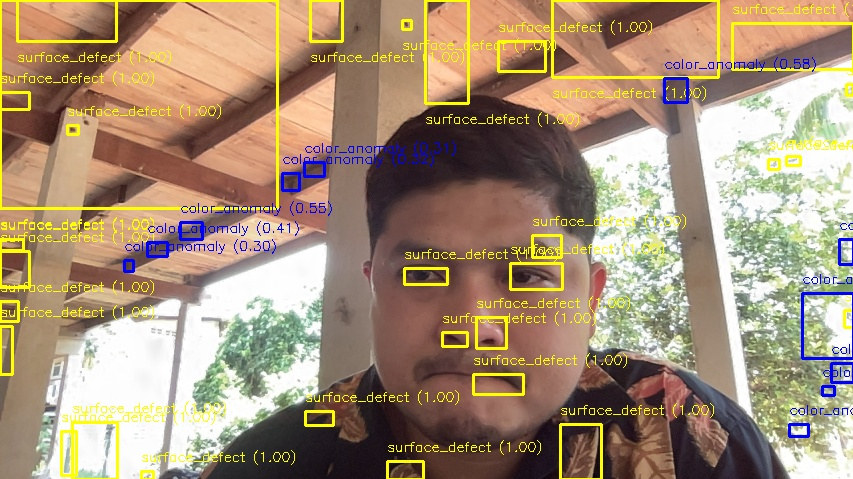
#> input picture defective_images/defect_frame_20260412_114949_912.jpg, 853 x 479 px, given in place of the camera
$ python realtime_defect_detector.py   (older library calls are emulated)
#> lines starting #> are read from the running program, lines starting #| are printed output that depends on the picture; after the words box and inside, x2 and y2 are one past the last pixel; in counts of white or black regions, pixels touching at a corner belong together
"""
Real-time Defect Detection for Paper Roll Inspection
Uses OpenCV-based computer vision techniques (no ML training required).
Detects: dark contamination, bright contamination, surface defects, wrinkles, color anomalies.
"""

import configparser
import csv
import logging
import os
import time
from datetime import datetime

import cv2
import numpy as np

logging.basicConfig(level=logging.INFO, format='%(asctime)s - %(levelname)s - %(message)s')
logger = logging.getLogger(__name__)


class DefectDetector:
    """
    Real-time defect detection for paper roll inspection using OpenCV.
    No ML training required — uses computer vision techniques.

    Returns ALL defects per frame (not just the highest-confidence one),
    and de-duplicates log entries using a per-type cooldown timer.
    """

    DEFECT_TYPES = {
        0: "no_defect",
        1: "dark_contamination",
        2: "bright_contamination",
        3: "surface_defect",
        4: "wrinkle_or_fold",
        5: "color_anomaly",
    }

    # BGR colours for bounding-box overlays
    _DEFECT_COLORS = {
        1: (0,   0,   255),   # red
        2: (0,   165, 255),   # orange
        3: (0,   255, 255),   # yellow
        4: (255, 0,   255),   # magenta
        5: (255, 0,   0),     # blue
    }

    def __init__(self, log_file="defect_log.csv", image_dir="defective_images",
                 config_path="config.ini", save_images: bool = False):
        self.log_file    = log_file
        self.image_dir   = image_dir
        self.save_images = save_images
        self._load_config(config_path)
        self._initialize_logging()
        # Per-type timestamp of last CSV log entry (for cooldown)
        self._last_logged: dict[int, float] = {}

    # ------------------------------------------------------------------
    # Configuration
    # ------------------------------------------------------------------

    def _load_config(self, config_path: str) -> None:
#> in run_realtime_detection, frame is the input picture: shape (479, 853, 3); mean B, G, R 119, 143.8, 165.3
        config = configparser.ConfigParser()
        config.read(config_path)
        sec = "DETECTION_SETTINGS"
        self.DARK_THRESHOLD       = config.getint  (sec, "DARK_THRESHOLD",       fallback=50)
        self.BRIGHT_THRESHOLD     = config.getint  (sec, "BRIGHT_THRESHOLD",     fallback=200)
        self.MIN_DEFECT_AREA      = config.getint  (sec, "MIN_DEFECT_AREA",      fallback=20)
        self.MAX_DEFECT_AREA      = config.getint  (sec, "MAX_DEFECT_AREA",      fallback=5000)
        self.CONFIDENCE_THRESHOLD = config.getfloat(sec, "CONFIDENCE_THRESHOLD", fallback=0.5)
        self.LOG_COOLDOWN_SEC     = config.getfloat(sec, "LOG_COOLDOWN_SEC",     fallback=1.0)

    # ------------------------------------------------------------------
    # Logging / storage initialisation
    # ------------------------------------------------------------------

    def _initialize_logging(self) -> None:
        os.makedirs(self.image_dir, exist_ok=True)
        if not os.path.exists(self.log_file):
            with open(self.log_file, "w", newline="") as f:
                writer = csv.writer(f)
                writer.writerow([
                    "Timestamp", "Defect_Type", "Confidence",
                    "Image_Width", "Image_Height",
                    "X_Coord", "Y_Coord", "Bounding_Box",
                    "Area_Pixels", "Image_Path",
                ])
            logger.info("Created new defect log: %s", self.log_file)

    # ------------------------------------------------------------------
    # Detection methods
    # ------------------------------------------------------------------

    def detect_dark_particles(self, frame_gray: np.ndarray) -> list[dict]:
        """Detect dark foreign particles (contamination, dirt) on paper surface."""
        defects = []
        _, dark_mask = cv2.threshold(
            frame_gray, self.DARK_THRESHOLD, 255, cv2.THRESH_BINARY_INV
        )
#> dark_mask: shape (479, 853); 9.8% white; 299 white regions (225 under 20 px), largest, box (x1, y1, x2, y2) and area: (365, 95, 540, 238) 11784, (207, 367, 489, 479) 11434, (562, 357, 664, 479) 3807
        kernel = cv2.getStructuringElement(cv2.MORPH_ELLIPSE, (3, 3))
        dark_mask = cv2.morphologyEx(dark_mask, cv2.MORPH_OPEN,  kernel, iterations=1)
#> dark_mask: shape (479, 853); 9% white; 72 white regions (30 under 20 px), largest, box (x1, y1, x2, y2) and area: (366, 95, 539, 233) 11517, (207, 369, 488, 479) 11012, (564, 357, 662, 479) 3665
        dark_mask = cv2.morphologyEx(dark_mask, cv2.MORPH_CLOSE, kernel, iterations=1)
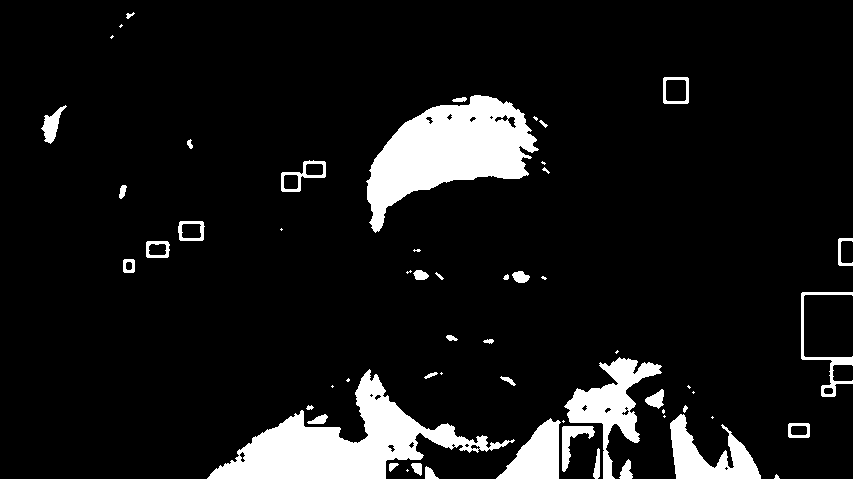
#> dark_mask: shape (479, 853); 9.2% white; 58 white regions (20 under 20 px)

        contours, _ = cv2.findContours(dark_mask, cv2.RETR_EXTERNAL, cv2.CHAIN_APPROX_SIMPLE)
#> contours = 58 contours, 27 with area under 20; largest, box (x1, y1, x2, y2) and area: (366, 95, 539, 233) 11644, (207, 369, 515, 479) 11184, (564, 357, 662, 479) 3692, (670, 414, 761, 479) 2640, (496, 418, 561, 479) 2140
        for contour in contours:
            area = cv2.contourArea(contour)
            if not (self.MIN_DEFECT_AREA < area < self.MAX_DEFECT_AREA):
                continue
            x, y, w, h = cv2.boundingRect(contour)
            roi = frame_gray[y:y+h, x:x+w]
            mean_val = np.mean(roi)
            contrast  = np.std(roi)
            raw_conf = (self.DARK_THRESHOLD - mean_val) / max(1, self.DARK_THRESHOLD) * contrast / 50
            confidence = max(0.0, min(1.0, raw_conf))
            if confidence >= self.CONFIDENCE_THRESHOLD:
                defects.append({
                    "type": 1,
                    "bbox": (x, y, x+w, y+h),
                    "confidence": confidence,
                    "area": area,
                })
#> this loop made 58 passes
#> (area, x, y, w, h, mean_val, contrast, raw_conf) on passes 3, 4, 5, 6, 7, 8, 9, 11: (89, 425, 466, 14, 13, 47.1, 7.36, 0.00853), (82, 411, 463, 11, 13, 45.49, 17.61, 0.0318), (40, 389, 463, 10, 9, 43.16, 28.84, 0.0789), (143.5, 619, 459, 14, 20, 47.9, 8.4, 0.00707), (109, 593, 448, 7, 31, 58.9, 60.08, -0.214), (488, 562, 426, 33, 46, 67.81, 33.35, -0.238), (292, 788, 423, 22, 15, 114.3, 97.31, -2.5), (2140.5, 496, 418, 65, 61, 56.78, 50.56, -0.137)
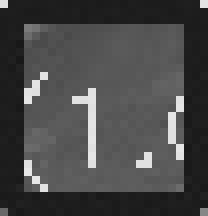
#> roi: shape (27, 26) (shown 8 times larger); min 24, max 231, mean 71.7
#> after the loop, defects = []
        return defects

    def detect_bright_particles(self, frame_gray: np.ndarray) -> list[dict]:
        """Detect bright foreign particles (dust, reflections) on paper surface."""
        defects = []
        _, bright_mask = cv2.threshold(
            frame_gray, self.BRIGHT_THRESHOLD, 255, cv2.THRESH_BINARY
        )
#> bright_mask: shape (479, 853); 24.7% white; 976 white regions (713 under 20 px), largest, box (x1, y1, x2, y2) and area: (32, 243, 327, 479) 31891, (695, 22, 853, 418) 23690, (582, 128, 683, 308) 9565
        kernel = cv2.getStructuringElement(cv2.MORPH_ELLIPSE, (3, 3))
        bright_mask = cv2.morphologyEx(bright_mask, cv2.MORPH_OPEN, kernel, iterations=1)
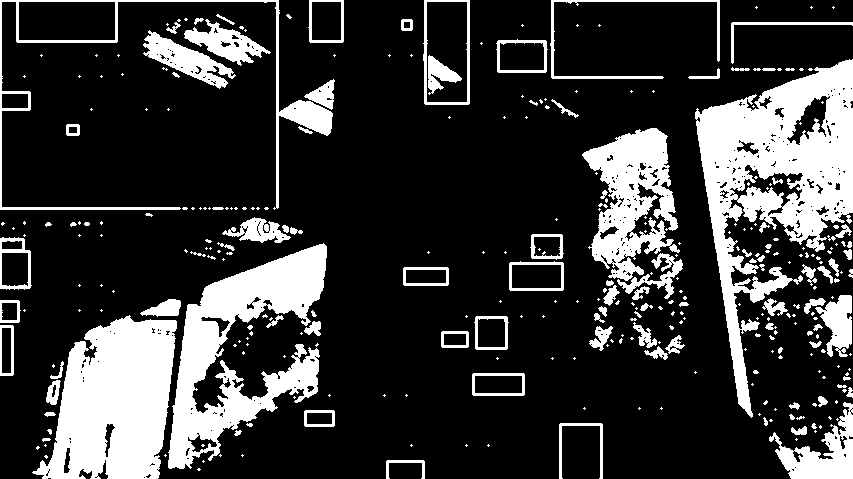
#> bright_mask: shape (479, 853); 21.9% white; 334 white regions (227 under 20 px)

        contours, _ = cv2.findContours(bright_mask, cv2.RETR_EXTERNAL, cv2.CHAIN_APPROX_SIMPLE)
#> contours = 324 contours, 245 with area under 20; largest, box (x1, y1, x2, y2) and area: (695, 59, 853, 418) 23754, (32, 315, 177, 479) 15984, (168, 243, 327, 469) 14627, (582, 128, 680, 281) 7846, (0, 0, 333, 210) 7040
        for contour in contours:
            area = cv2.contourArea(contour)
            if not (self.MIN_DEFECT_AREA < area < self.MAX_DEFECT_AREA):
                continue
            x, y, w, h = cv2.boundingRect(contour)
            roi = frame_gray[y:y+h, x:x+w]
            mean_val = np.mean(roi)
            contrast  = np.std(roi)
            denom = max(1, 255 - self.BRIGHT_THRESHOLD)
            raw_conf = (mean_val - self.BRIGHT_THRESHOLD) / denom * contrast / 50
            confidence = max(0.0, min(1.0, raw_conf))
            if confidence >= self.CONFIDENCE_THRESHOLD:
                defects.append({
                    "type": 2,
                    "bbox": (x, y, x+w, y+h),
                    "confidence": confidence,
                    "area": area,
                })
#> this loop made 324 passes
#> (area, x, y, w, h, mean_val, contrast, raw_conf) on passes 2, 16, 18: (141, 386, 460, 39, 19, 111.9, 82.1, -2.63), (20.5, 234, 430, 8, 6, 208.4, 43.23, 0.131), (76, 791, 426, 16, 9, 220.7, 32.9, 0.248)
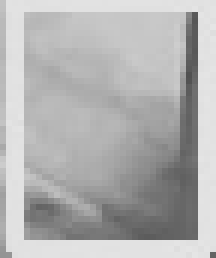
#> roi: shape (43, 36) (shown 6 times larger); min 81, max 229, mean 178
#> after the loop, defects = []
        return defects

    def detect_surface_defects(self, frame_gray: np.ndarray) -> list[dict]:
        """Detect scratches and surface irregularities using Canny edge detection."""
        defects = []
        blurred = cv2.GaussianBlur(frame_gray, (5, 5), 0)
        edges   = cv2.Canny(blurred, 50, 150)
#> edges: shape (479, 853); 11.6% white in thin lines or dots
        kernel  = cv2.getStructuringElement(cv2.MORPH_ELLIPSE, (5, 5))
        edges   = cv2.dilate(edges, kernel, iterations=1)
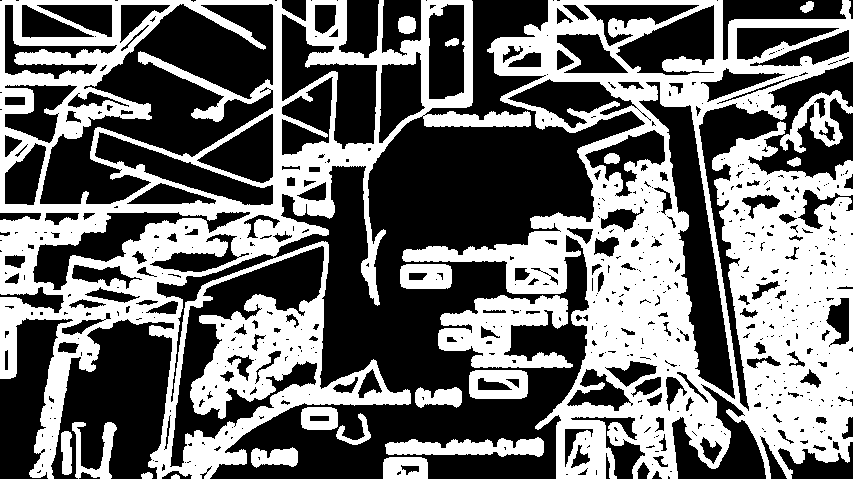
#> edges: shape (479, 853); 43.2% white; 21 white regions

        contours, _ = cv2.findContours(edges, cv2.RETR_EXTERNAL, cv2.CHAIN_APPROX_SIMPLE)
#> contours = 19 contours; largest, box (x1, y1, x2, y2) and area: (0, 0, 531, 479) 145074, (402, 0, 853, 479) 119356, (438, 295, 573, 368) 5622, (385, 437, 544, 457) 1920, (780, 90, 853, 153) 1728
        area_min = self.MIN_DEFECT_AREA * 2
        area_max = self.MAX_DEFECT_AREA * 2
        for contour in contours:
            area = cv2.contourArea(contour)
            if not (area_min < area < area_max):
                continue
            x, y, w, h = cv2.boundingRect(contour)
            aspect_ratio = w / max(1, h)
            if not (0.1 < aspect_ratio < 10):
                continue
            roi_edges  = edges[y:y+h, x:x+w]
            edge_density = np.count_nonzero(roi_edges) / max(1, area)
            confidence = max(0.0, min(1.0, edge_density * 5))
            if confidence >= self.CONFIDENCE_THRESHOLD * 0.7:
                defects.append({
                    "type": 3,
                    "bbox": (x, y, x+w, y+h),
                    "confidence": confidence,
                    "area": area,
                })
#> this loop made 19 passes
#> (area, x, y, w, h, aspect_ratio, edge_density) on passes 2 to 9: (53, 141, 472, 12, 7, 1.71, 1.28), (903, 383, 457, 45, 22, 2.05, 0.951), (651.5, 251, 447, 47, 21, 2.24, 1.09), (1919.5, 385, 437, 159, 20, 7.95, 1.1), (367, 61, 431, 11, 44, 0.25, 1.14), (870, 72, 422, 45, 57, 0.789, 1.17), (288, 336, 413, 35, 32, 1.09, 1.33), (752, 301, 407, 37, 23, 1.61, 0.944)
#> after the loop, defects = 16 items
        return defects

    def detect_wrinkles(self, frame_gray: np.ndarray) -> list[dict]:
        """Detect wrinkles and folds using Laplacian variance."""
        defects = []
        laplacian     = cv2.Laplacian(frame_gray, cv2.CV_64F)
        laplacian_abs = np.absolute(laplacian)
        lap_max       = laplacian_abs.max()
        if lap_max == 0:
            return defects
        laplacian_u8 = np.uint8(laplacian_abs / lap_max * 255)
        _, wrinkle_mask = cv2.threshold(laplacian_u8, 100, 255, cv2.THRESH_BINARY)
        kernel = cv2.getStructuringElement(cv2.MORPH_ELLIPSE, (7, 7))
        wrinkle_mask = cv2.morphologyEx(wrinkle_mask, cv2.MORPH_CLOSE, kernel, iterations=2)

        contours, _ = cv2.findContours(wrinkle_mask, cv2.RETR_EXTERNAL, cv2.CHAIN_APPROX_SIMPLE)
        area_min = self.MIN_DEFECT_AREA * 3
        area_max = self.MAX_DEFECT_AREA * 4
        for contour in contours:
            area = cv2.contourArea(contour)
            if not (area_min < area < area_max):
                continue
            if len(contour) < 5:
                continue
            _, (minor, major), _ = cv2.fitEllipse(contour)
            if major == 0 or (minor / major) >= 0.4:
                continue  # Not elongated enough to be a wrinkle
            x, y, w, h = cv2.boundingRect(contour)
            roi_lap    = laplacian_u8[y:y+h, x:x+w]
            confidence = max(0.0, min(1.0, float(np.mean(roi_lap)) / 255))
            if confidence >= self.CONFIDENCE_THRESHOLD * 0.5:
                defects.append({
                    "type": 4,
                    "bbox": (x, y, x+w, y+h),
                    "confidence": confidence,
                    "area": area,
                })
        return defects

    def detect_color_anomalies(self, frame: np.ndarray) -> list[dict]:
        """Detect colour/shade anomalies using HSV colour space."""
        defects = []
        hsv = cv2.cvtColor(frame, cv2.COLOR_BGR2HSV)
#> hsv: shape (479, 853, 3); mean H, S, V 36.5, 85, 169.3
        _, s, v = cv2.split(hsv)
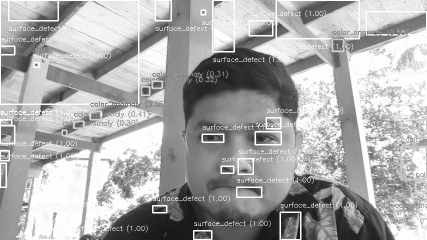
#> v: shape (479, 853) (shown at 1/2 size); min 13, max 255, mean 169.3
        mask_low_sat = cv2.inRange(s, 0,   50)
#> mask_low_sat: shape (479, 853); 27.5% white; 602 white regions (533 under 20 px), largest, box (x1, y1, x2, y2) and area: (524, 70, 853, 479) 56305, (29, 209, 383, 479) 45580, (75, 425, 115, 477) 1868
        mask_low_val = cv2.inRange(v, 0,  100)
#> mask_low_val: shape (479, 853); 17.1% white; 535 white regions (476 under 20 px), largest, box (x1, y1, x2, y2) and area: (205, 348, 665, 479) 25871, (366, 73, 596, 269) 18441, (669, 370, 769, 479) 5127
        color_mask   = cv2.bitwise_or(mask_low_sat, mask_low_val)
#> color_mask: shape (479, 853); 42.2% white; 590 white regions (487 under 20 px), largest, box (x1, y1, x2, y2) and area: (29, 38, 853, 479) 145340, (23, 2, 163, 145) 3292, (600, 2, 708, 49) 2133
        kernel = cv2.getStructuringElement(cv2.MORPH_ELLIPSE, (5, 5))
        color_mask = cv2.morphologyEx(color_mask, cv2.MORPH_OPEN, kernel, iterations=1)
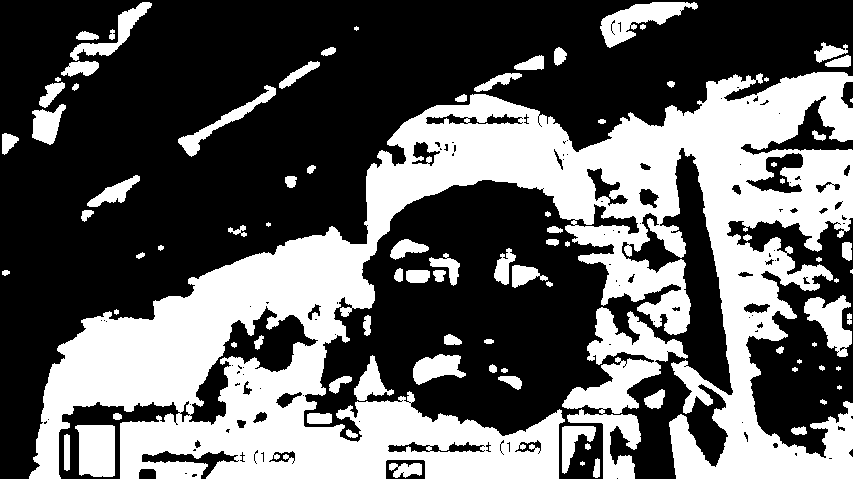
#> color_mask: shape (479, 853); 38.1% white; 90 white regions (11 under 20 px)

        contours, _ = cv2.findContours(color_mask, cv2.RETR_EXTERNAL, cv2.CHAIN_APPROX_SIMPLE)
#> contours = 86 contours, 23 with area under 20; largest, box (x1, y1, x2, y2) and area: (29, 72, 853, 479) 134444, (562, 307, 688, 479) 6694, (600, 2, 698, 48) 1770, (75, 425, 115, 477) 1767, (804, 295, 852, 357) 1432
        area_min = self.MIN_DEFECT_AREA * 2
        area_max = self.MAX_DEFECT_AREA * 3
        for contour in contours:
            area = cv2.contourArea(contour)
            if not (area_min < area < area_max):
                continue
            x, y, w, h = cv2.boundingRect(contour)
            roi_s      = s[y:y+h, x:x+w]
            sat_mean   = np.mean(roi_s)
            confidence = max(0.0, min(1.0, abs(sat_mean - 128) / 128))
            if confidence >= self.CONFIDENCE_THRESHOLD * 0.6:
                defects.append({
                    "type": 5,
                    "bbox": (x, y, x+w, y+h),
                    "confidence": confidence,
                    "area": area,
                })
#> this loop made 86 passes
#> (area, x, y, w, h, sat_mean, confidence) on passes 1, 3, 5, 6, 7, 8, 9, 10: (300, 389, 463, 33, 15, 155.6, 0.215), (88, 593, 458, 7, 20, 154.4, 0.206), (174, 64, 434, 6, 37, 23.41, 0.817), (50.5, 346, 429, 12, 9, 127.9, 0.00101), (85.5, 791, 426, 16, 9, 30.58, 0.761), (675, 562, 426, 34, 48, 110.9, 0.133), (1767, 75, 425, 40, 52, 20.57, 0.839), (228, 307, 413, 25, 11, 132.3, 0.0337)
#> (the rest of the program and of its run is left out)
